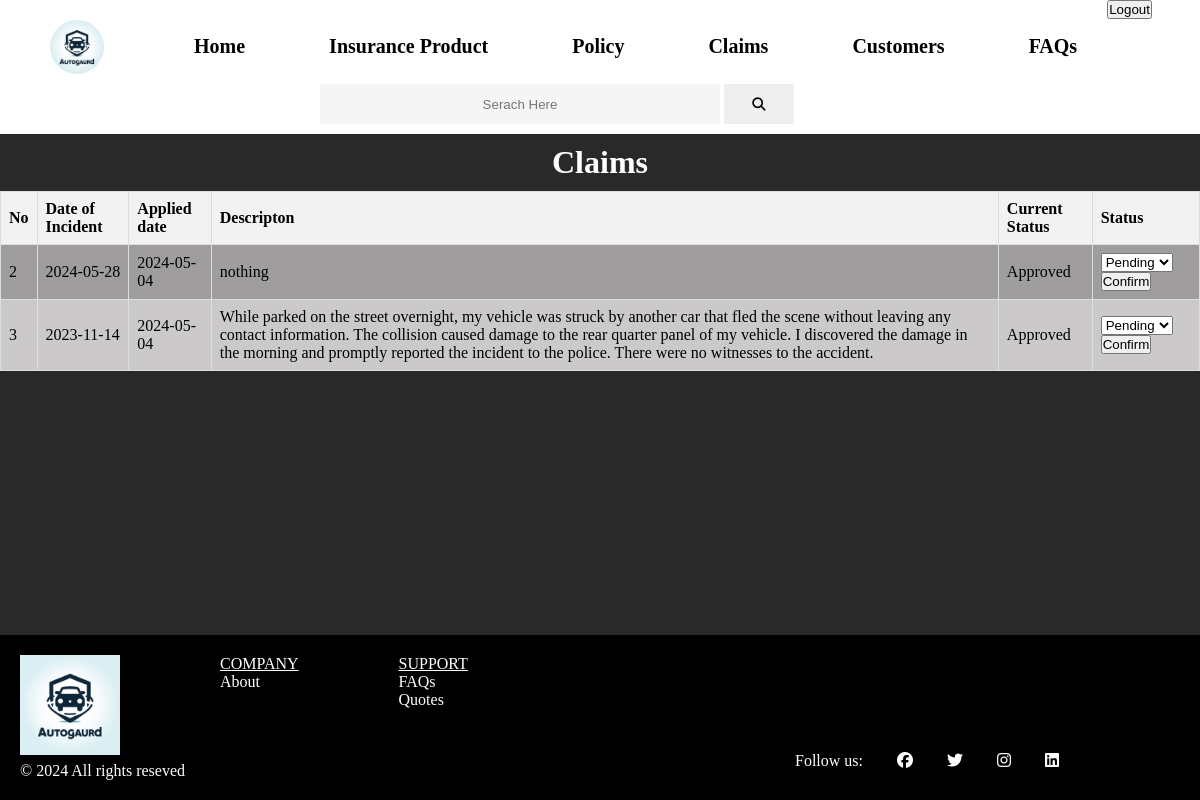
/claims.php (signed in), run on the app's committed database.
### tables this page shows
CREATE TABLE `claim` (
  `claim_id` int(11) NOT NULL,
  `date` date NOT NULL,
  `apply_date` date NOT NULL,
  `location` varchar(20) NOT NULL,
  `details` varchar(500) NOT NULL,
  `status` varchar(10) NOT NULL,
  `policy_id` int(11) NOT NULL,
  `user_id` int(11) UNSIGNED NOT NULL
);

### claims.php (the view, shortened to what this page needs)
<!DOCTYPE html>
<html lang="en">
<head>
    <link rel="stylesheet" href="styles/commonStyle.css">
    <link rel="stylesheet" href="https://cdnjs.cloudflare.com/ajax/libs/font-awesome/6.5.2/css/all.min.css"
 />
</head>
<body>
    <header>
    <?php
    if(isset($_SESSION['id'])){
        echo '<nav id="nav_bar">
        <img src="image/logo.jpg" alt="Logo" id="logo">
        <ul style="margin-left: 5vh;">
            <li><a href="home.php">Home</a></li>
            <li><a href="insurance.php">Insurance Product</a></li>
            <li><a href="policy.php">My Policy</a></li>
            <li><a href="claims.php">Claims</a></li>
            <li><a href="Payment.php">Payments</a></li>
            <li><a href="about.php">About Us</a></li>
            <li><a href="contact.php">Contact Us</a></li>
        </ul>
        <a href="user_account.php"><img src="image/profile.jpeg" alt="profile" id="profile_pic"></a>
        <form method="post" action="user.php">
        <button name="logout">Logout</button>
        </form>
        <div id="menu_iconn">
            <p><i class="fa-solid fa-bars" onclick="toggleDropdown()"></i></p>
        </div>
    </nav>';
    }
    else if(isset($_SESSION['staff'])){
        if ($_SESSION['staff']==1){
            echo '<nav id="nav_bar">
            <img src="image/logo.jpg" alt="Logo" id="logo">
            <ul style="margin-left: 5vh;">
                <li><a href="home.php">Home</a></li>
                <li><a href="staff.php">Staff Details</a></li>
                <li><a href="customer.php">Customers</a></li>
            </ul>
            <form method="post" action="register ins.php">
            <button name="logout">Logout</button>
            </form>
            <div id="menu_iconn">
                <p><i class="fa-solid fa-bars" onclick="toggleDropdown()"></i></p>
            </div>
        </nav>';
        }elseif($_SESSION['staff']==2){
            echo '<nav id="nav_bar">
        <img src="image/logo.jpg" alt="Logo" id="logo">
        <ul style="margin-left: 5vh;">
            <li><a href="home.php">Home</a></li>
            <li><a href="insurance.php">Insurance Product</a></li>
            <li><a href="policy.php">Policy</a></li>
            <li><a href="claims.php">Claims</a></li>
            <li><a href="customer.php">Customers</a></li>
            <li><a href="faq.php">FAQs</a></li>
        </ul>
        <form method="post" action="register ins.php">
        <button name="logout">Logout</button>
        </form>
        <div id="menu_iconn">
            <p><i class="fa-solid fa-bars" onclick="toggleDropdown()"></i></p>
        </div>
    </nav>';
        }
    }
    ?>
        <div class="container_1">
            <input type="text" name="search_engine" placeholder="Serach Here">
            <button><i class="fa-solid fa-magnifying-glass"></i></button>
        </div>
    </header>
    <main>
    <div class="agent_div">
            <h1>Claims</h1>
            <?php
                require 'config.php';
                if (isset($_SESSION['id'])){
                $id=$_SESSION['id'];
                $sql = "SELECT * FROM claim WHERE user_id=$id";
                $result = $con->query($sql);
                echo '<table id="Claim_table">
                <tr>
                    <th>No</th>
                    <th>Date of Incident</th>
                    <th>Applied date</th>
                    <th>Descripton</th>
                    <th>Status</th>
                </tr>';
                if ($result->num_rows > 0){
                    while($row=$result->fetch_assoc())
                    {
                        echo "<tr>";
                        echo "<td>".$row['claim_id']."</td><td>".$row['date']."</td><td>".$row['apply_date']."</td><td>".$row['details']."</td><td>".$row['status']."</td>";
                        echo "</tr>";
                    }
                }
                echo '</table><br><br><form method ="post" action="apply claim.php">
                <input type="submit" name="add" value="Apply for Claim">
            </form>';
                }
                elseif($_SESSION['staff']==2){
                    $sql = "SELECT * FROM claim ";
                $result = $con->query($sql);
                echo '<table id="Claim_table">
                <tr>
                    <th>No</th>
                    <th>Date of Incident</th>
                    <th>Applied date</th>
                    <th>Descripton</th>
                    <th>Current Status</th>
                    <th>Status</th>
                </tr>';
                if ($result->num_rows > 0){
                    while($row=$result->fetch_assoc())
                    {
                        echo "<tr>";
                        echo '<td>'.$row['claim_id'].'</td><td>'.$row['date'].'</td><td>'.$row['apply_date'].'</td><td>'.$row['details'].'</td><td>'.$row['status'].'</td><td>
                        <form method="post" action="claim valid.php">
                            <input type="hidden" name="c_id" value="'.$row['claim_id'].'">
                            <select name="status" required>
                                <option value="Pending">Pending</option>
                                <option value="Approved">Approve</option>
                                <option value="Rejected">Reject</option>
                            </select>
                            <input type="submit" name="confirm" value="Confirm">
                        </form>
                        </td>';
                        echo "</tr>";
                    }
                }
                echo '</table>';
                }
            ?>
        </div>
    </main>
    <footer>
        <div class="footer_div">
            <img src="image/logo.jpg" alt="Logo">
            <ul>
                <li><u>COMPANY</u></li>
                <li><a href="about.php">About</a></li>
            </ul>
            <ul>
                <li><u>SUPPORT</u></li>
                <li><a href="faq.php">FAQs</a></li>
                <li><a href="insurance.php">Quotes</a></li>
            </ul>
        </div>
        <div class="copy_">
            <p>&copy; 2024 All rights reseved</p>
            <ul>
                <li>Follow us: </li>
                <li><a href="#"><i class="fa-brands fa-facebook"></a></i></li>
                <li><a href="#"><i class="fa-brands fa-twitter"></a></i></li>
                <li><a href="#"><i class="fa-brands fa-instagram"></a></i></li>
                <li><a href="#"><i class="fa-brands fa-linkedin"></a></i></li>
            </ul>
        </div>
    </footer>
</body>
</html>

### styles/commonStyle.css (style rules this page uses)
* { padding: 0; margin: 0; }
#nav_bar { display: flex; background-color: white; width: 100%; }
#nav_bar ul { margin-left: 75vh; margin-top: 25px; }
#nav_bar li { display: inline-block; list-style-type: none; padding-left: 30px; padding-right: 30px; padding-top: 10px; padding-bottom: 10px; margin-left: 20px; }
#nav_bar a { font-size: 20px; text-decoration: none; font-weight: bold; color: black; }
#logo { margin-top: 20px; margin-left: 50px; width: 4.5%; border-radius: 50px; }
.container_1 { background-color: white; }
.container_1 input { width: 400px; height: 40px; margin-left: 54%; margin-top: 10px; margin-bottom: 10px; border: 1px solid black; border: none; outline: none; text-align: center; background-color: whitesmoke; }
.container_1 button { margin: 0; width: 70px; height: 40px; border: none; cursor: pointer; }
body { background-color: #292929; }
.footer_div { position: fixed; display: flex; background-color: black; width: 100%; height: 125px; bottom: 0; padding: 20px; }
.footer_div img { width: 100px; height: 100px; }
.footer_div ul { margin-left: 100px; }
.footer_div li { list-style-type: none; color: white; }
.footer_div a { text-decoration: none; color: white; }
.copy_ { position: fixed; display: flex; bottom: 20px; left: 65%; }
.copy_ p { color: white; position: fixed; bottom: 20px; left: 20px; }
.copy_ li { display: inline-block; color: white; padding-left: 15px; padding-right: 15px; padding-top: 10px; padding-bottom: 10px; }
.copy_ a { color: white; }
@media screen and (max-width:1700px) { #nav_bar ul { margin-left: 50vh; margin-top: 25px; } }
@media screen and (max-width:1700px) { .container_1 input { width: 400px; height: 40px; margin-left: 85vh; margin-top: 10px; margin-bottom: 10px; border: 1px solid black; border: none; outline: none; text-align: center; background-color: whitesmoke; } }
.agent_div table { border-collapse: collapse; width: 100%; }
.agent_div th, td { border: 1px solid #dddddd; text-align: left; padding: 8px; }
.agent_div th { background-color: #f2f2f2; }
.agent_div tr:nth-child(even) { background-color: #9f9d9d; }
.agent_div tr { background-color: #cbc9c9; }
.agent_div h1 { color: white; top: auto; text-align: center; margin: 10px; ; }
@media screen and (max-width:1400px) { #nav_bar ul { margin-left: 15vh; margin-top: 25px; } }
@media screen and (max-width:1400px) { .container_1 input { width: 400px; height: 40px; margin-left: 40vh; margin-top: 10px; margin-bottom: 10px; border: 1px solid black; border: none; outline: none; text-align: center; background-color: whitesmoke; } }

### data on the page
claim: claim_id "2", date "2024-05-28", apply_date "2024-05-04", details "nothing", status "Approved"
claim: claim_id "3", date "2023-11-14", apply_date "2024-05-04", details "While parked on the street overnight, my vehicle was struck by another car that fled the scene without leaving any contact information. The collision caused damage to the rear quarter panel of my vehicle. I discovered the damage in the morning and promptly reported the incident to the police. There were no witnesses to the accident.", status "Approved"
